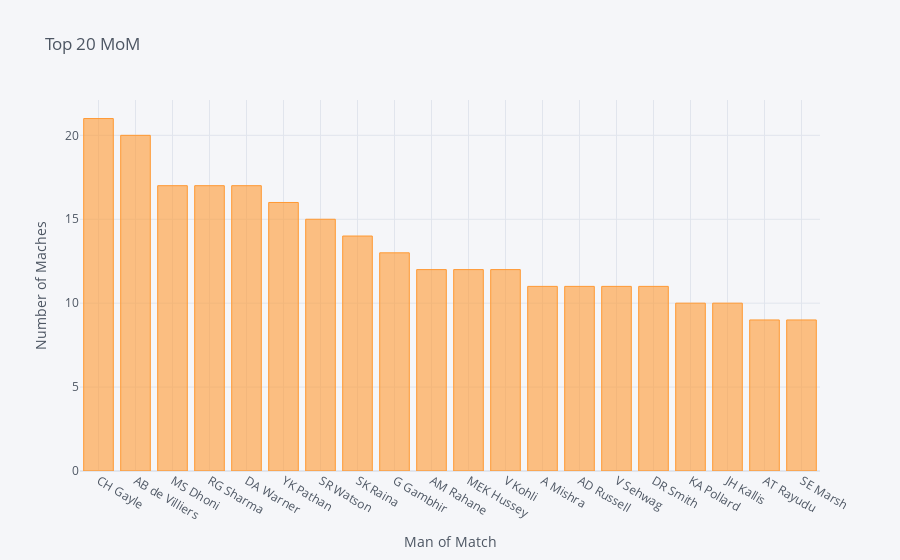

This figure's notebook cell:
### Code cell
# Top 20 man of match 
mom[:20].iplot(kind= 'bar', xTitle = 'Man of Match', yTitle = 'Number of Maches', title = 'Top 20 MoM')

### Figure 1 — Plotly figure (JSON) as saved in the notebook; plotly's stock layout.template omitted (floating-point values rounded to 4 significant figures)
{"data": [{"marker": {"color": "rgba(255, 153, 51, 0.6)", "line": {"color": "rgba(255, 153, 51, 1.0)", "width": 1}}, "name": "player_of_match", "orientation": "v", "text": "", "type": "bar", "x": ["CH Gayle", "AB de Villiers", "MS Dhoni", "RG Sharma", "DA Warner", "YK Pathan", "SR Watson", "SK Raina", "G Gambhir", "AM Rahane", "MEK Hussey", "V Kohli", "A Mishra", "AD Russell", "V Sehwag", "DR Smith", "KA Pollard", "JH Kallis", "AT Rayudu", "SE Marsh"], "y": [21, 20, 17, 17, 17, 16, 15, 14, 13, 12, 12, 12, 11, 11, 11, 11, 10, 10, 9, 9]}], "layout": {"legend": {"bgcolor": "#F5F6F9", "font": {"color": "#4D5663"}}, "paper_bgcolor": "#F5F6F9", "plot_bgcolor": "#F5F6F9", "title": {"font": {"color": "#4D5663"}, "text": "Top 20 MoM"}, "xaxis": {"gridcolor": "#E1E5ED", "showgrid": true, "tickfont": {"color": "#4D5663"}, "title": {"font": {"color": "#4D5663"}, "text": "Man of Match"}, "zerolinecolor": "#E1E5ED"}, "yaxis": {"gridcolor": "#E1E5ED", "showgrid": true, "tickfont": {"color": "#4D5663"}, "title": {"font": {"color": "#4D5663"}, "text": "Number of Maches"}, "zerolinecolor": "#E1E5ED"}}}
